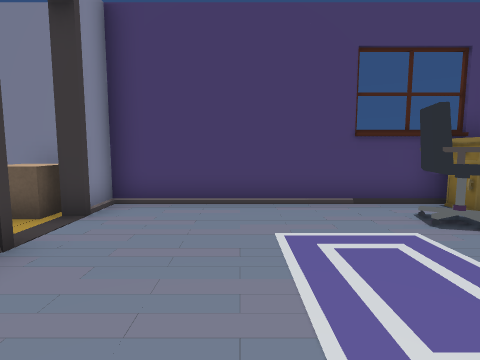
[1] (above)

17 first-person views from a walk through a scene from a Unity 3-D project. The camera is 1.2 m above the floor, tilts 6° down and sees 80° across. The floor is counted in squares, 1 m on a side. Each view is taken from the middle of a square. On the plan, view 1 faces up. The plan holds only what a view shows up to about 13 squares ahead; the rest is blank. The place goes on beyond the plan. Some animated figures are not drawn.

[2]
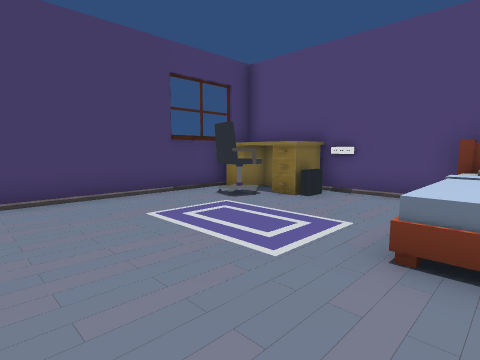

[3]
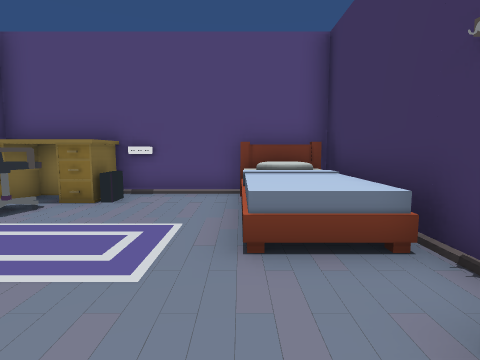

[4]
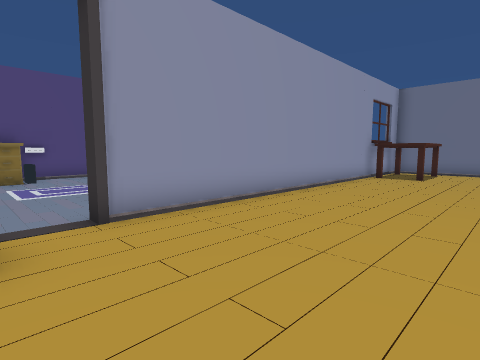

[5]
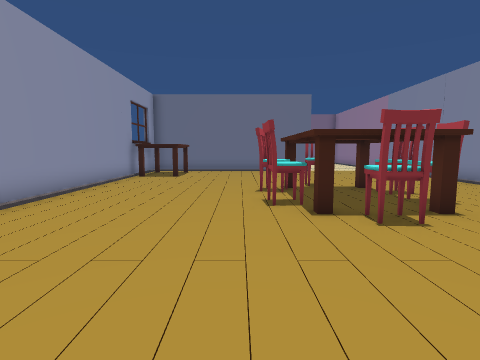

[6]
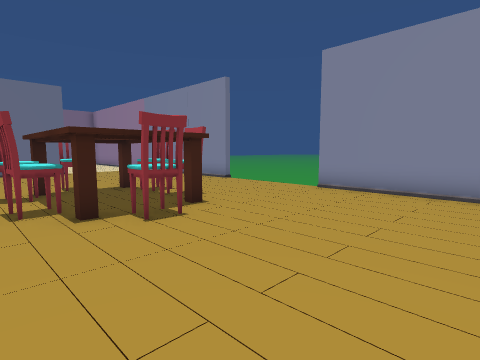

[7]
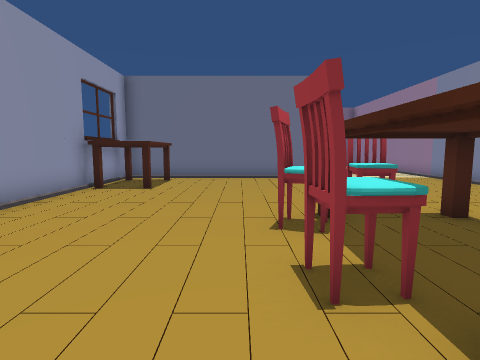

[8]
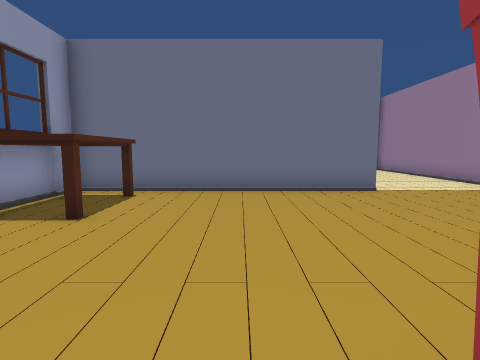

[9]
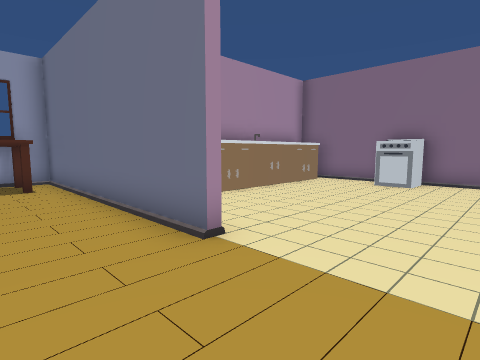

[10]
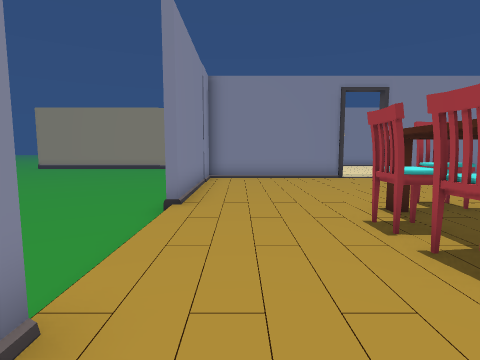

[11]
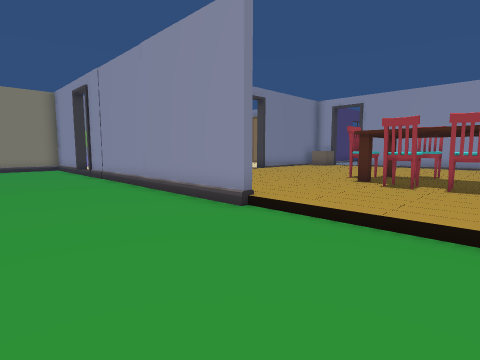

[12]
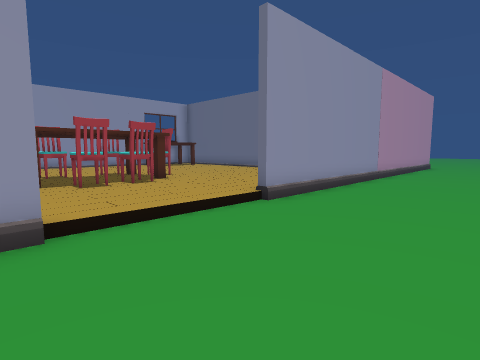

[13]
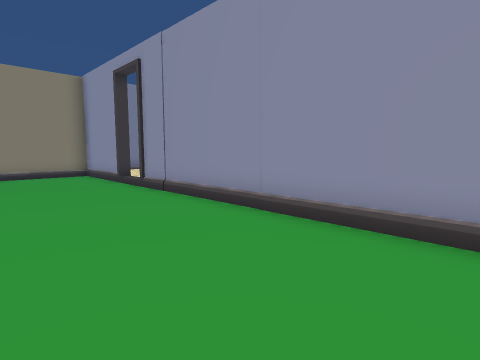

[14]
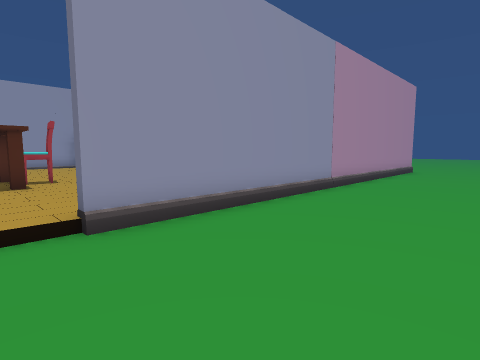

[15]
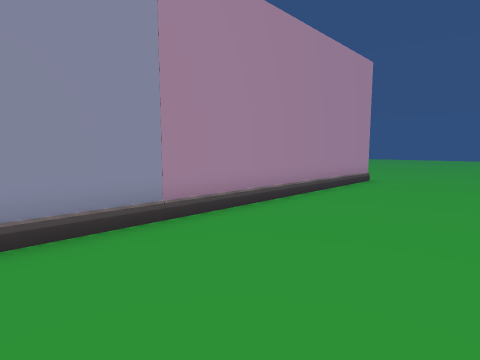

[16]
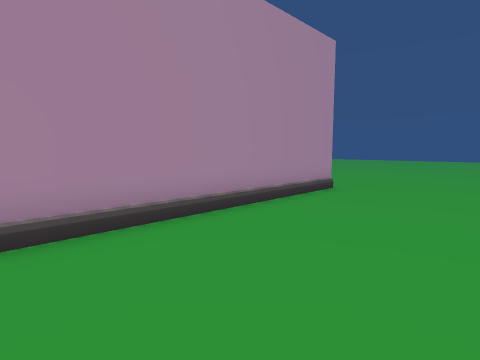

[17]
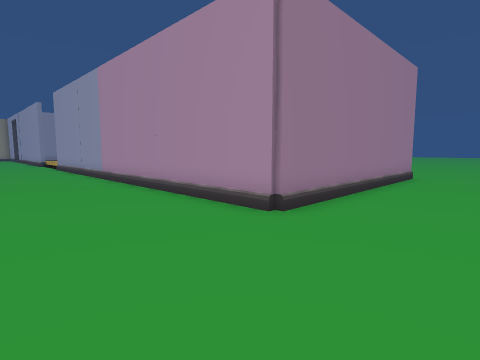

### Floor plan
Key: @ floor where view 1 was taken; # wall or solid block; . main floor; - floor 0.25 m lower than the main floor; / step, stairs or slope; C cube; T table; H chair; M computer; B bed; E oven; O other object.
Columns run from 21 left of view 1 to 6 right of it. Each row starts with its distance up from view 1.
 15  ####
 14  ---#
 13  ---#
 12  ---##
 11  ----.
 10  ---#
  9  ---##
  8  ----#
  7 -----#
  6 -----######.  ###C########T
  5 -----#...... . ..C#.....HHT#
  4 ----##....... ..........HHT#
  3 ----##............#.... ..M#
  2 ----##............#.... ...#
  1 ----##............#........#
  0 -----....THH......#..@/BBBB#
 -1 -----...HHTTH.....#. ./    #
 -2 -----...HHTTH.....#   ######
 -3 -----...HHTTH.....#
 -4 -----....THHH.....#
 -5 ----##....HH......#
 -6 ----##............#
 -7 ----##............#
 -8 ----##..........TT#
 -9 -----#..........TT#
-10  ----#..........TT#
-11 -----#...#######TT#
-12 ----##...#
-13 ----##......
-14 ----##......OO
-15 ----##......OO
-16 ----##......OO
-17 ----#  .....OO
-18 ----#  .....O
-19 ----#  ..E..O
-20 ----#####E##OO#
-21 -----#########--
-22 ----------------
-23  ---------------
-24 -------

Where each view was taken, in squares from view 1:
view 1: 0 up, 0 right, facing up
view 2: 1 down, 2 left, facing up-right
view 3: 0 up, 2 left, facing right
view 4: 5 up, 8 left, facing down-right
view 5: 5 up, 8 left, facing down
view 6: 5 up, 8 left, facing down-left
view 7: 1 up, 8 left, facing down
view 8: 3 down, 8 left, facing down
view 9: 9 down, 15 left, facing down-right
view 10: 6 down, 15 left, facing up
view 11: 4 down, 21 left, facing up-right
view 12: 1 up, 21 left, facing down-right
view 13: 1 up, 21 left, facing up-right
view 14: 3 down, 21 left, facing down-right
view 15: 9 down, 21 left, facing down-right
view 16: 12 down, 21 left, facing down-right
view 17: 24 down, 21 left, facing up-right
